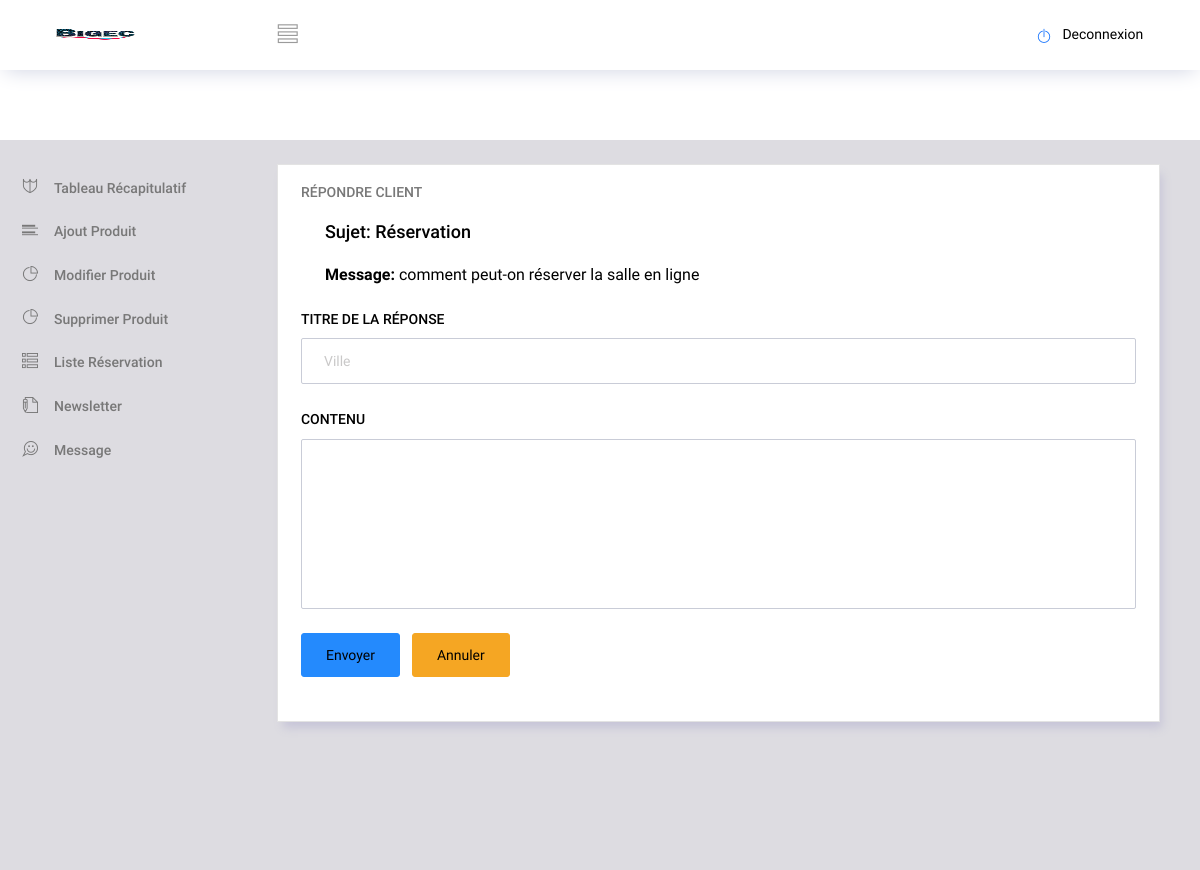
The page /admin/repondreClient.php?id_msg=10 (signed in) on the database its author committed.
### tables this page shows
CREATE TABLE IF NOT EXISTS `t_contact` (
  `id_contact` int(11) NOT NULL AUTO_INCREMENT,
  `nom` varchar(60) NOT NULL,
  `email` varchar(100) NOT NULL,
  `sujet` varchar(40) NOT NULL,
  `contenu` text NOT NULL,
  PRIMARY KEY (`id_contact`)
);

### admin/repondreClient.php (the view, shortened to what this page needs)
<?php
if(!isset($_SESSION['id_admin'])){
  header('Location:../connexion.php');
}else{
  include('../include/start_bdd.php');
  $id_contact = $_GET['id_msg'];
  $afficheMsg = $bigec->prepare('SELECT * FROM t_contact WHERE id_contact=:id');
  $afficheMsg->bindValue(':id',$id_contact);
  $afficheMsg->execute();
  $resultatAfficheMsg = $afficheMsg->fetch();
}
?>
<!DOCTYPE html>
<html lang="fr">
<head>
  <link rel="stylesheet" href="vendors/ti-icons/css/themify-icons.css">
  <link rel="stylesheet" href="vendors/base/vendor.bundle.base.css">
  <link rel="stylesheet" href="css/style.css">
</head>
<body>
  <div class="container-scroller">
   <?php include_once('header.php')?>
      <div class="main-panel">
        <div class="content-wrapper">
            <div class="col-12 grid-margin stretch-card">
                <div class="card">
                    <div class="card-body">
                        <h4 class="card-title">Répondre Client</h4>
                        <div>
                            <h4 class="m-4"> <span class=" text-bg-secondary">Sujet:</span> <?= $resultatAfficheMsg['sujet']?></h4>
                            <div class=" text-black m-4"><span class=" fw-bold">Message:</span> <?= $resultatAfficheMsg['contenu']?></div>
                        </div>
                        <form class="forms-sample" method="POST" action="" enctype="multipart/form-data">
                            <div class="form-group">
                                <label for="exampleInputName1" class=" form-label h3 text-uppercase">Titre de la réponse</label>
                                <input type="text" class="form-control" name="titre_rep" id="exampleInputName1" placeholder="Ville" >
                            </div>
                            <div class="form-group">
                                <label for="exampleInputName2" class=" form-label h3 text-uppercase">Contenu </label>
                                <textarea class=" form-control"name="contenu_rep" id="exampleInputName2" cols="30" rows="10"></textarea>
                            </div>
                            <div class="form-group">
                                <input type="submit" class="btn btn-primary me-2"  name="envoyer_rep" value="Envoyer">
                                <input class="btn btn-warning" type="reset" value="Annuler">
                            </div>
                        </form>
                    </div>
                </div>
            </div>
        </div>
      </div>
    </div>
  </div>
</body>
</html>

### rows shown on the page
t_contact: sujet "Réservation", contenu "comment peut-on réserver la salle en ligne"
